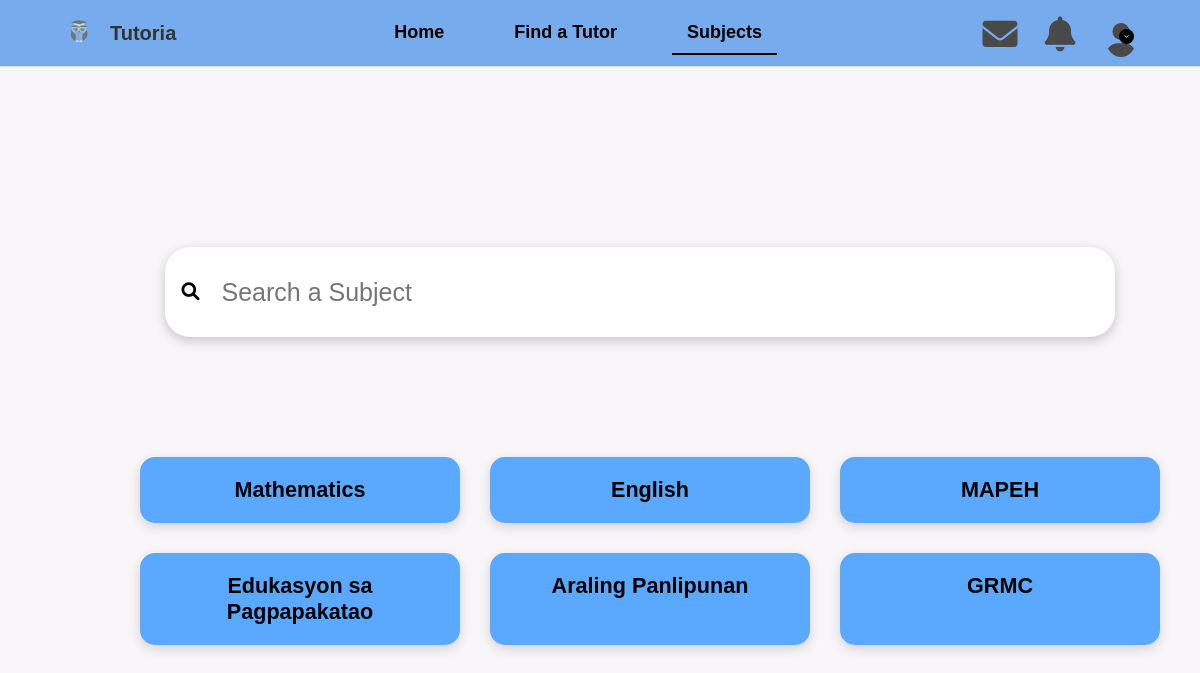
Page /subjects on the committed database.
### tutoria_app/models.py (models this page shows, shortened)
class Subject(models.Model):
    name = models.CharField(max_length=100, unique=True)

### tutoria_app/views.py (the view)
# urls.py: path('subjects', views.subjects,name ="subjects"),
def subjects(request):
    all_subjects = Subject.objects.all()
    cleaned_subjects = []
    for subject in all_subjects:
        cleaned_name = re.sub(r"\(.*?\)", "", subject.name).strip()
        cleaned_subjects.append({
            "original_id": subject.id,
            "original_name": subject.name,
            "cleaned_name": cleaned_name
        })
    return render(request, "users/subjects.html", {
        "subjects": cleaned_subjects
    })

### tutoria_app/context_processors.py (called while the page is built)
def user_profile(request):
    if request.user.is_authenticated:
        profile_photo = (
            request.user.tutor_profile.profile_photo.url
            if hasattr(request.user, 'tutor_profile') and request.user.tutor_profile.profile_photo
            else None
        )
    else:
        profile_photo = None
    return {'profile_photo': profile_photo}

### templates/users/subjects.html (shortened to what this page needs)
{% load static %}
<!DOCTYPE html>
<html lang="en">
<head>
  <link rel="stylesheet" href="{% static 'css/subject.css' %}">
  <link href="https://cdnjs.cloudflare.com/ajax/libs/font-awesome/6.0.0-beta3/css/all.min.css" rel="stylesheet">
</head>
<body>
  {% include 'users/navigation.html' %}
  <main class="main-content">
    <section class="subject-container">
      <div class="search-bar-wrapper">
        <div class="search-bar">
          <i class="fas fa-search search-icon" ></i>
          <input type="text" placeholder="Search a Subject">
        </div>
      </div>
      <div class="subjects">
        <div class="subjects-grid">
          {% for subject in subjects %}
            <a href="{% url 'subjects_2' subject.original_name %}" class="subject-card">
              {{ subject.cleaned_name }}
            </a>
          {% empty %}
            <p>No subjects available.</p>
          {% endfor %}
        </div>
      </div>
    </section>
  </main>
</body>
</html>

### tutoria_app/static/css/subject.css (style rules this page uses)
body { font-family: Arial, sans-serif; background-color: #f9f6f9; margin: 0; padding: 0; box-sizing: border-box; }
.main-content { max-width: 1200px; margin: 0 auto; padding: 20px; }
.subject-container { text-align: center; margin-top: 30px; }
.subjects { display: flex; align-items: center; justify-content: center; margin: 100px auto 0 100px; width: calc(100% - 100px); position: relative; }
.search-bar { margin-left: 145px; display: flex; align-items: center; justify-content: center; border-radius: 25px; padding: 15px 25px; max-width: 860px; width: 100%; min-width: 900px; min-height: 60px; box-shadow: 0px 4px 12px rgba(0, 0, 0, 0.2); background: #fff; }
.search-icon { width: 40px; height: 40px; margin-left: 25px; margin-right: 20px; margin-top: 20px; font-size: 18px; color: black; border-radius: 50%; display: flex; align-items: center; justify-content: center; }
.search-bar input[type="text"] { border: none; background: none; outline: none; flex-grow: 1; width: 100%; font-size: 25px; color: #333; min-width: 900px; min-height: 40px; }
.subjects-grid { display: grid; grid-template-columns: repeat(3, 1fr); gap: 30px; align-items: stretch; padding: 20px; }
.subjects-grid a { text-decoration: none; }
.subject-card { background-color: #5aa9ff; color: #000; font-weight: bold; font-size: 1.35rem; text-align: center; padding: 20px 15px; border-radius: 15px; box-shadow: 0px 4px 12px rgba(0, 0, 0, 0.15); cursor: pointer; transition: all 0.3s ease; align-items: center; min-width: 250px; max-width: 100%; }

### tutoria_app/static/css/tutoria.css (style rules this page uses)
body { font-family: 'Arial', sans-serif; margin: 0; padding: 0; box-sizing: border-box; }
.main-content { display: flex; justify-content: space-between; align-items: flex-start; padding: 150px 20px; max-width: 1200px; margin: 0 auto; }

### rows in the picture
Subject: cleaned_name "Mathematics"
Subject: cleaned_name "English"
Subject: cleaned_name "GRMC"

### other values in the picture
{{ subject.cleaned_name }} "MAPEH" "Edukasyon sa Pagpapakatao" "Araling Panlipunan"
